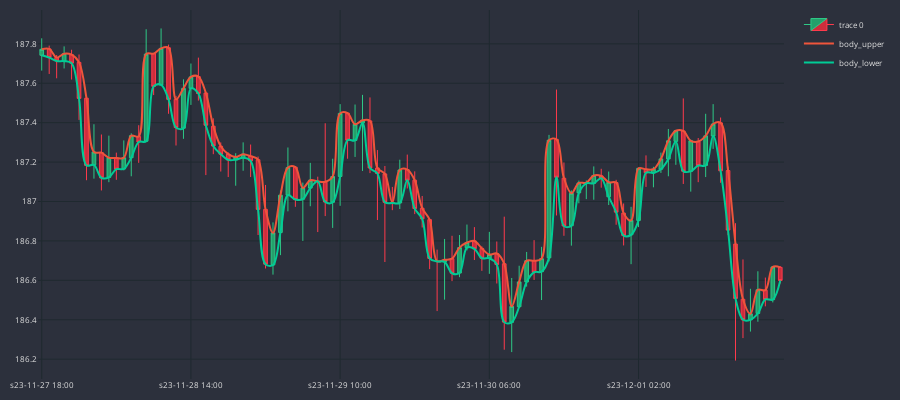

The cell this chart's notebook holds for it:
### Code cell
dfp = df_an.iloc[-100:]
cp = CandlePlot(dfp)
cp.show_plot(line_traces=['body_upper','body_lower'])
